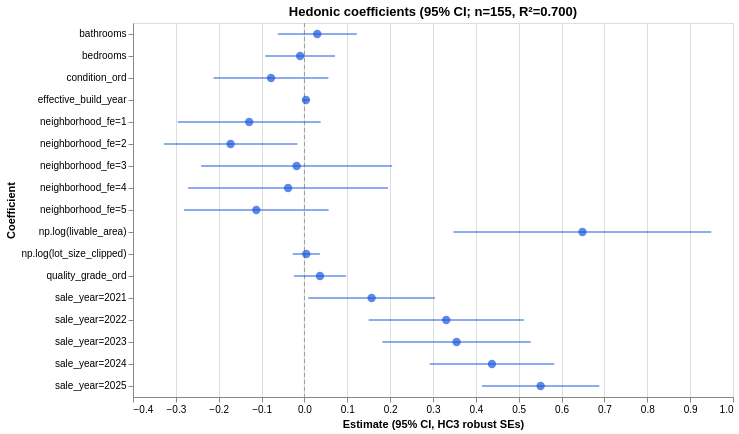

Write the Vega-Lite specification saved for this chart.
### Vega-Lite specification from a JSON file in a GitHub repository (floating-point values rounded to 4 significant figures)
{"config": {"view": {"continuousWidth": 300, "continuousHeight": 300}}, "layer": [{"data": {"name": "data-d285a7403ed98ae579761d64a864032b"}, "mark": {"type": "rule", "color": "#999", "strokeDash": [4, 3]}, "encoding": {"x": {"field": "x", "type": "quantitative"}}}, {"data": {"name": "data-3c268817d5062e80fa7e9af51c1c9c84"}, "mark": {"type": "rule", "color": "#1a56db"}, "encoding": {"x": {"field": "ci_lo", "type": "quantitative"}, "x2": {"field": "ci_hi"}, "y": {"field": "term_short", "sort": "-x", "title": "Coefficient", "type": "nominal"}}}, {"data": {"name": "data-3c268817d5062e80fa7e9af51c1c9c84"}, "mark": {"type": "point", "color": "#1a56db", "filled": true, "size": 70}, "encoding": {"tooltip": [{"field": "term_short", "title": "term", "type": "nominal"}, {"field": "estimate", "format": ".4f", "type": "quantitative"}, {"field": "std_err_hc3", "format": ".4f", "type": "quantitative"}, {"field": "ci_lo", "format": ".4f", "type": "quantitative"}, {"field": "ci_hi", "format": ".4f", "type": "quantitative"}, {"field": "p_value", "format": ".4g", "type": "quantitative"}], "x": {"field": "estimate", "title": "Estimate (95% CI, HC3 robust SEs)", "type": "quantitative"}, "y": {"field": "term_short", "sort": "-x", "title": "Coefficient", "type": "nominal"}}}], "height": 374, "title": "Hedonic coefficients (95% CI; n=155, R²=0.700)", "width": 600, "$schema": "https://vega.github.io/schema/vega-lite/v6.4.1.json", "datasets": {"data-d285a7403ed98ae579761d64a864032b": [{"x": 0}], "data-3c268817d5062e80fa7e9af51c1c9c84": [{"term": "C(neighborhood_fe)[T.1]", "estimate": -0.1289, "std_err_hc3": 0.0851, "p_value": 0.1298, "ci_lo": -0.2957, "ci_hi": 0.03788, "term_short": "neighborhood_fe=1"}, {"term": "C(neighborhood_fe)[T.2]", "estimate": -0.1723, "std_err_hc3": 0.07954, "p_value": 0.03029, "ci_lo": -0.3282, "ci_hi": -0.01641, "term_short": "neighborhood_fe=2"}, {"term": "C(neighborhood_fe)[T.3]", "estimate": -0.0182, "std_err_hc3": 0.1137, "p_value": 0.8728, "ci_lo": -0.2411, "ci_hi": 0.2047, "term_short": "neighborhood_fe=3"}, {"term": "C(neighborhood_fe)[T.4]", "estimate": -0.03816, "std_err_hc3": 0.119, "p_value": 0.7484, "ci_lo": -0.2713, "ci_hi": 0.195, "term_short": "neighborhood_fe=4"}, {"term": "C(neighborhood_fe)[T.5]", "estimate": -0.1122, "std_err_hc3": 0.08607, "p_value": 0.1923, "ci_lo": -0.2809, "ci_hi": 0.05647, "term_short": "neighborhood_fe=5"}, {"term": "C(sale_year)[T.2021]", "estimate": 0.1567, "std_err_hc3": 0.07544, "p_value": 0.03774, "ci_lo": 0.00888, "ci_hi": 0.3046, "term_short": "sale_year=2021"}, {"term": "C(sale_year)[T.2022]", "estimate": 0.3309, "std_err_hc3": 0.0924, "p_value": 0.0003427, "ci_lo": 0.1498, "ci_hi": 0.512, "term_short": "sale_year=2022"}, {"term": "C(sale_year)[T.2023]", "estimate": 0.3551, "std_err_hc3": 0.08832, "p_value": 5.802e-05, "ci_lo": 0.182, "ci_hi": 0.5282, "term_short": "sale_year=2023"}, {"term": "C(sale_year)[T.2024]", "estimate": 0.4376, "std_err_hc3": 0.07409, "p_value": 3.499e-09, "ci_lo": 0.2924, "ci_hi": 0.5828, "term_short": "sale_year=2024"}, {"term": "C(sale_year)[T.2025]", "estimate": 0.5511, "std_err_hc3": 0.06979, "p_value": 2.848e-15, "ci_lo": 0.4144, "ci_hi": 0.6879, "term_short": "sale_year=2025"}, {"term": "np.log(livable_area)", "estimate": 0.6488, "std_err_hc3": 0.1534, "p_value": 2.343e-05, "ci_lo": 0.3481, "ci_hi": 0.9495, "term_short": "np.log(livable_area)"}, {"term": "np.log(lot_size_clipped)", "estimate": 0.004184, "std_err_hc3": 0.01622, "p_value": 0.7965, "ci_lo": -0.02761, "ci_hi": 0.03598, "term_short": "np.log(lot_size_clipped)"}, {"term": "effective_build_year", "estimate": 0.003483, "std_err_hc3": 0.004088, "p_value": 0.3942, "ci_lo": -0.004529, "ci_hi": 0.01149, "term_short": "effective_build_year"}, {"term": "bedrooms", "estimate": -0.01006, "std_err_hc3": 0.04153, "p_value": 0.8085, "ci_lo": -0.09147, "ci_hi": 0.07134, "term_short": "bedrooms"}, {"term": "bathrooms", "estimate": 0.02993, "std_err_hc3": 0.04702, "p_value": 0.5244, "ci_lo": -0.06222, "ci_hi": 0.1221, "term_short": "bathrooms"}, {"term": "condition_ord", "estimate": -0.07799, "std_err_hc3": 0.06832, "p_value": 0.2536, "ci_lo": -0.2119, "ci_hi": 0.05592, "term_short": "condition_ord"}, {"term": "quality_grade_ord", "estimate": 0.03628, "std_err_hc3": 0.03097, "p_value": 0.2413, "ci_lo": -0.02441, "ci_hi": 0.09698, "term_short": "quality_grade_ord"}]}}
